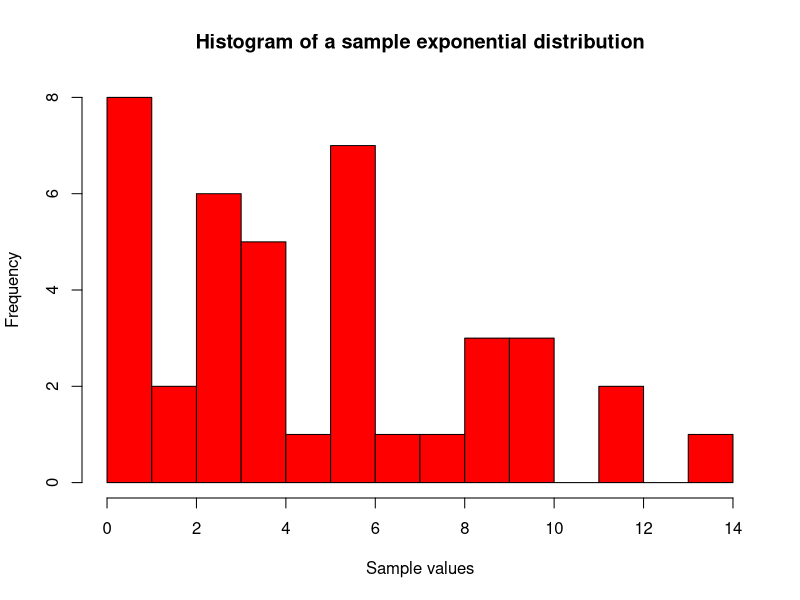
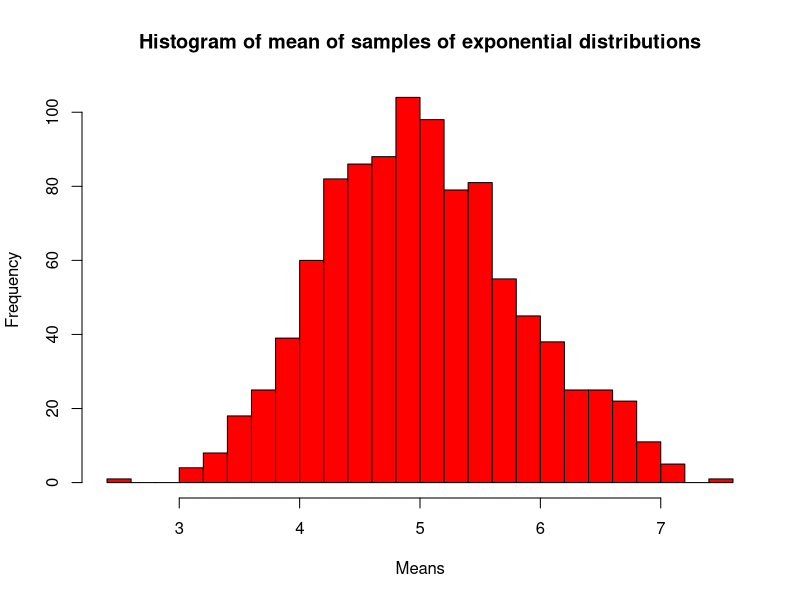
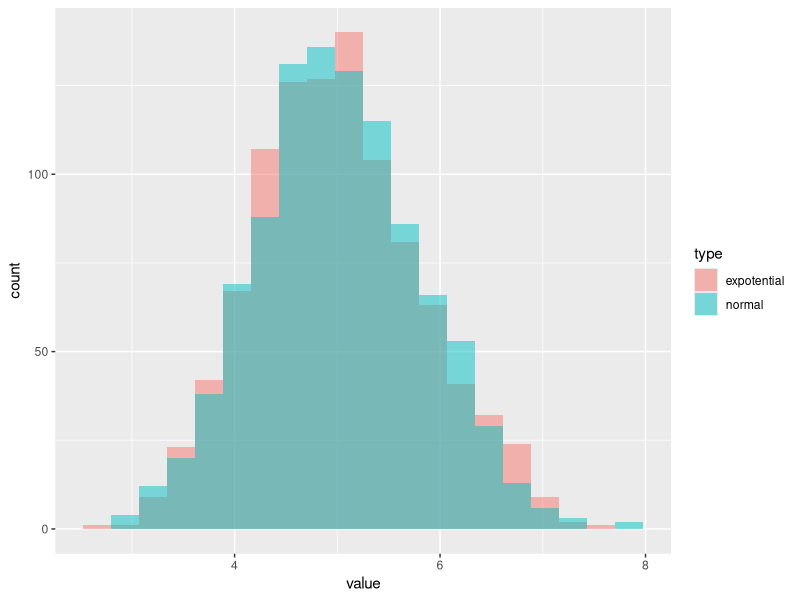

The R script that drew these images, in order:
## ---- chunk 1
lambda <- 0.2
set.seed(123456)
## ---- chunk 2
sample <- rexp(40, lambda)
hist(sample,
     main = "Histogram of a sample exponential distribution",
     xlab = "Sample values",
     col = c("red"),
     breaks = 10)
## ---- chunk 3
sample_mean <- mean(sample)
theoretical_mean <- 1 / lambda
## ---- chunk 4
larger_sample <- rexp(1000, lambda)
larger_sample_mean <- mean(larger_sample)
## ---- chunk 5
sample_sd <- sd(sample)
theoretical_sd <- 1 / lambda
## ---- chunk 6
larger_sample_sd <- sd(larger_sample)
## ---- chunk 7
means = NULL
for (i in 1 : 1000) means = c(means, mean(rexp(40, lambda)))
hist(means,
     main = "Histogram of mean of samples of exponential distributions",
     xlab = "Means",
     col = c("red"),
     breaks = 20)
## ---- chunk 8
ndist <- rnorm(1000, mean = mean(means), sd = sd(means))

data <- data.frame(value = means)
data$type <- "expotential"
data <- rbind(data, data.frame(value = ndist, type = rep("normal", length(ndist))))

library(ggplot2)
ggplot(data, aes(x=value, fill=type)) +
    geom_histogram(
      binwidth=.5,
      alpha=.5,
      position="identity",
      breaks=seq(
        min(data$value),
        max(data$value),
        by=((max(data$value) - min(data$value))/20)
        )
      )
